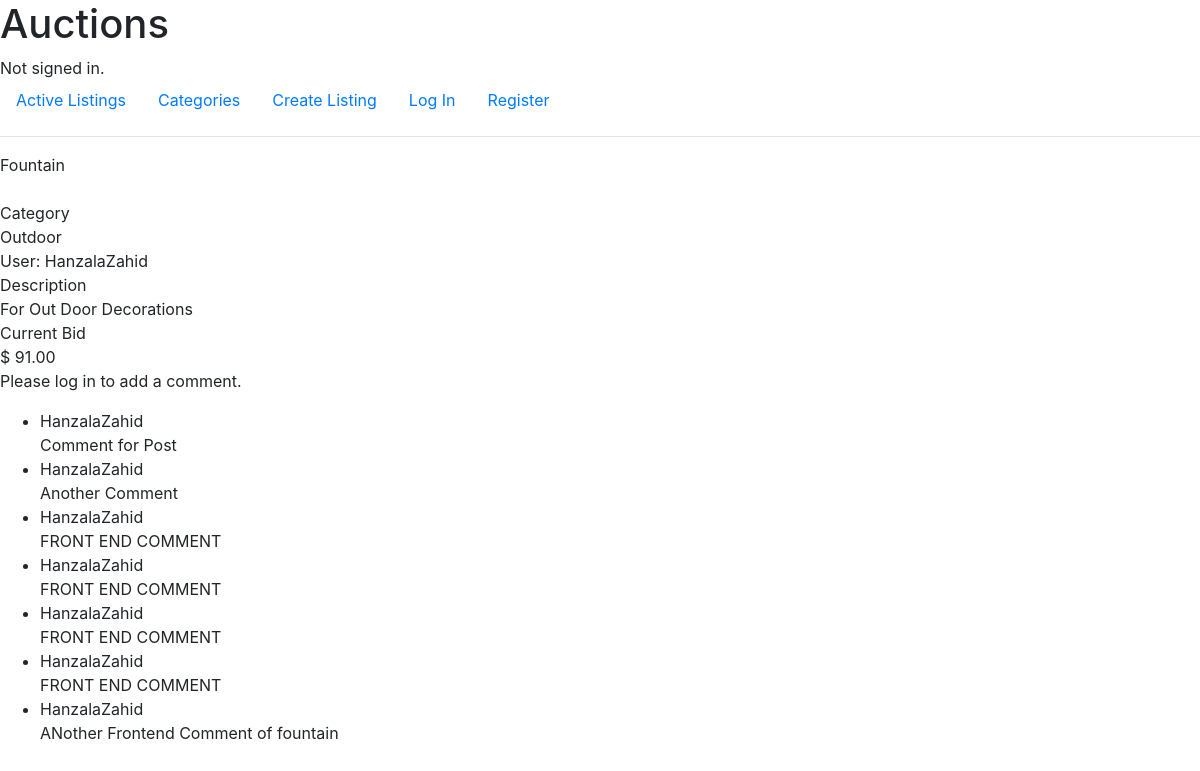
The app's page /listing/1, older data.
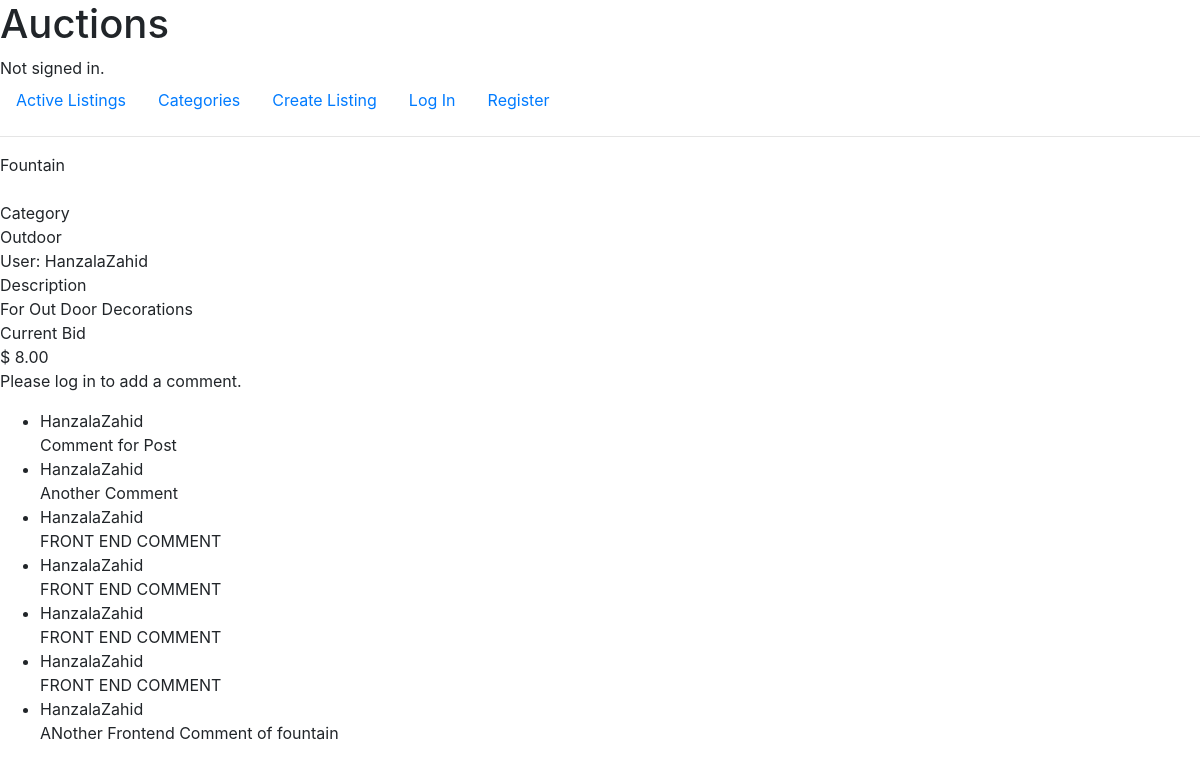
The same page, newer data.
### auctions/models.py (models this page shows, shortened)
class Bid(models.Model):
    user = models.ForeignKey(User, on_delete=models.CASCADE)
    listing = models.ForeignKey(Listing, on_delete=models.CASCADE, related_name='bid')
    price = models.DecimalField('Price', max_digits=10, decimal_places=2)
    created_at = models.DateTimeField('Created At', default=timezone.now, editable=False)

### auctions/views.py (the view)
# urls.py: path('listing/<int:listing_id>', views.show, name='show'),
def show(request, listing_id):
    try:
        listing = Listing.objects.get(id = listing_id)
    except Listing.DoesNotExist:
        return render(request, 'auctions/error.html', {
            'message' : '404 - Listing Not Found'
        })
    bid_form = BidForm(listing=listing)
    comments = Comment.objects.filter(listing = listing_id)
    highestbid = Bid.objects.filter(listing = listing).order_by('-price').first()
    if request.user.is_authenticated:
        user_id = request.user.id
        user = User.objects.get(id=user_id)
        existing_watchlist = Watchlist.objects.filter(user = user, listing = listing)
    else:
        existing_watchlist = None
    return render(request, 'auctions/show.html', {
        'listing' : listing,
        'comments' : comments,
        'bid_form' : bid_form,
        'highestbid' : highestbid.price if highestbid else None,
        'watchlist' : existing_watchlist
    })

### auctions/models.py (called while the page is built)
    def __str__(self):
        return self.name

### auctions/templates/auctions/show.html (shortened to what this page needs)
{% extends "auctions/layout.html" %}
{% block body %}
    <div class="listing-details">
        <div class="title">
            {{ listing.title }}
        </div>
        <div class="image">
        </div>
        <div class="category">
            <div class="label">
                Category
            </div>
            {{ listing.category }}
        </div>
        <div class="description">
            User: {{ listing.user }}
            <div class="label">
                Description
            </div>
            {{ listing.description }}
        </div>
        <div class="price">
            <div class="label">
                Current Bid
            </div>
            <div class="amount">$ {{ highestbid }}</div>
        </div>
    </div>
    {% if user.is_authenticated %}
        {% if messages %}
            <ul>
                {% for message in messages %}
                <li {% if message.tags %} class="{{ message.tags }}" {% endif %}>{{ message }}</li>
                {% endfor %}
            </ul>
        {% endif %}
        {% if listing.user.id == user.id and listing.status %}
            <form action="{% url 'disable_listing' listing_id=listing.id %}" method="POST">
                {% csrf_token %}
                <input type="submit" value="Disable Listing" />
            </form>
        {% endif %}
        {% if listing.user.id != user.id %}
            <form action="{% url 'watchlist' listing_id=listing.id %}" method="POST">
                {% csrf_token %}
                <input type="submit" value="{% if watchlist %} Remove From {% else %} Add to {% endif %} Watchlist" />
            </form>
            {% if listing.status %}
            <form action="{% url 'bid' listing_id=listing.id %}" method="post" class="bid-form">
                {% csrf_token %}
                {{ bid_form }}
                <input type="submit" value="Place Bid">
            </form>
            <div class="add-comment">
                <form action="{% url 'comment' listing_id=listing.id %}" method="post">
                    {% csrf_token %}
                    <textarea name="comment" cols="30" rows="10"></textarea>
                    <input type="submit" value="Post Comment">
                </form>
            </div>
            {% endif %}
        {% endif %}
    {% else %}
        <p>Please log in to add a comment.</p>
    {% endif %}
    <div class="comments">
        <ul>
            {% for comment in comments %}
                <li>
                    <div class="user">{{ comment.user }}</div>
                    <div class="text">{{ comment.comment }}</div>
                </li>
            {% endfor %}
        </ul>
    </div>
{% endblock %}

Row changes from the older to the newer data that the page shows:
removed Bid: price "91.00"
added Bid: price "8.00"
